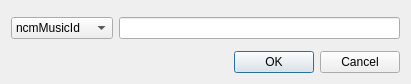
<?xml version="1.0" encoding="UTF-8"?>
<ui version="4.0">
 <class>IDDialog</class>
 <widget class="QDialog" name="IDDialog">
  <property name="geometry">
   <rect>
    <x>0</x>
    <y>0</y>
    <width>411</width>
    <height>84</height>
   </rect>
  </property>
  <property name="windowTitle">
   <string>Dialog</string>
  </property>
  <layout class="QGridLayout" name="gridLayout">
   <item row="3" column="0" colspan="2">
    <widget class="QDialogButtonBox" name="buttonBox">
     <property name="orientation">
      <enum>Qt::Horizontal</enum>
     </property>
     <property name="standardButtons">
      <set>QDialogButtonBox::Cancel|QDialogButtonBox::Ok</set>
     </property>
    </widget>
   </item>
   <item row="1" column="1">
    <widget class="QLineEdit" name="lineEdit"/>
   </item>
   <item row="1" column="0">
    <widget class="QComboBox" name="comboBox">
     <item>
      <property name="text">
       <string>ncmMusicId</string>
      </property>
     </item>
     <item>
      <property name="text">
       <string>qqMusicId</string>
      </property>
     </item>
     <item>
      <property name="text">
       <string>spotifyId</string>
      </property>
     </item>
     <item>
      <property name="text">
       <string>appleMusicId</string>
      </property>
     </item>
     <item>
      <property name="text">
       <string>isrc</string>
      </property>
     </item>
    </widget>
   </item>
   <item row="0" column="0" colspan="2">
    <spacer name="verticalSpacer_2">
     <property name="orientation">
      <enum>Qt::Vertical</enum>
     </property>
     <property name="sizeHint" stdset="0">
      <size>
       <width>20</width>
       <height>40</height>
      </size>
     </property>
    </spacer>
   </item>
   <item row="2" column="0" colspan="2">
    <spacer name="verticalSpacer">
     <property name="orientation">
      <enum>Qt::Vertical</enum>
     </property>
     <property name="sizeHint" stdset="0">
      <size>
       <width>20</width>
       <height>40</height>
      </size>
     </property>
    </spacer>
   </item>
  </layout>
 </widget>
 <resources/>
 <connections>
  <connection>
   <sender>buttonBox</sender>
   <signal>accepted()</signal>
   <receiver>IDDialog</receiver>
   <slot>accept()</slot>
   <hints>
    <hint type="sourcelabel">
     <x>248</x>
     <y>254</y>
    </hint>
    <hint type="destinationlabel">
     <x>157</x>
     <y>274</y>
    </hint>
   </hints>
  </connection>
  <connection>
   <sender>buttonBox</sender>
   <signal>rejected()</signal>
   <receiver>IDDialog</receiver>
   <slot>reject()</slot>
   <hints>
    <hint type="sourcelabel">
     <x>316</x>
     <y>260</y>
    </hint>
    <hint type="destinationlabel">
     <x>286</x>
     <y>274</y>
    </hint>
   </hints>
  </connection>
 </connections>
</ui>
